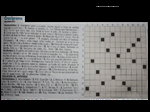
#> input picture Daniel/Parcial/CRUCIGRAMA1.png, 150 x 112 px, found by its file name; its folder holds 4 pictures in this run
$ jupyter execute parcial_4.ipynb   (shell and % lines are left out)
#> lines starting #> are read from the running program, lines starting #| are printed output that depends on the picture
[cell 1]
import os
import cv2
import librosa
import pandas as pd
import matplotlib.pyplot as plt

carpeta = r"C:\Users\danie\Downloads\Parcial" #Esta es la ruta de la carpeta de mi computador profe

datos = []

for archivo in os.listdir(carpeta):
    ruta = os.path.join(carpeta, archivo)

    if archivo.lower().endswith(('.jpg', '.jpeg', '.png')):
        img = cv2.imread(ruta)
#> img is the input picture: shape (112, 150, 3); mean B, G, R 101.7, 102.4, 103.3
        if img is not None:
            alto, ancho, _ = img.shape
#> alto = 112; ancho = 150
            color_promedio = img.mean(axis=(0, 1))
#> color_promedio = [101.7, 102.4, 103.3]
            datos.append({
                "archivo": archivo,
                "tipo": "imagen",
                "ancho": ancho,
                "alto": alto,
                "color_B": color_promedio[0],
                "color_G": color_promedio[1],
                "color_R": color_promedio[2]
            })

    elif archivo.lower().endswith(('.wav', '.mp3')):
        try:
            y, sr = librosa.load(ruta, sr=None)
            duracion = librosa.get_duration(y=y, sr=sr)
            datos.append({
                "archivo": archivo,
                "tipo": "audio",
                "duracion": duracion,
                "sample_rate": sr
            })
        except Exception as e:
            print(f"Error con audio {archivo}: {e}")

df = pd.DataFrame(datos)
df.to_csv("resultados.csv", index=False)
print("CSV generado: resultados.csv")

if not df[df["tipo"] == "audio"].empty:
    df[df["tipo"] == "audio"]["duracion"].plot(kind="hist", bins=10, title="Duraciones de Audio")
    plt.xlabel("Segundos")
    plt.show()

if not df[df["tipo"] == "imagen"].empty:
    img = df[df["tipo"] == "imagen"]
    plt.scatter(img["ancho"], img["alto"])
    plt.title("Resolución de Imágenes")
    plt.xlabel("Ancho")
    plt.ylabel("Alto")
    plt.show()
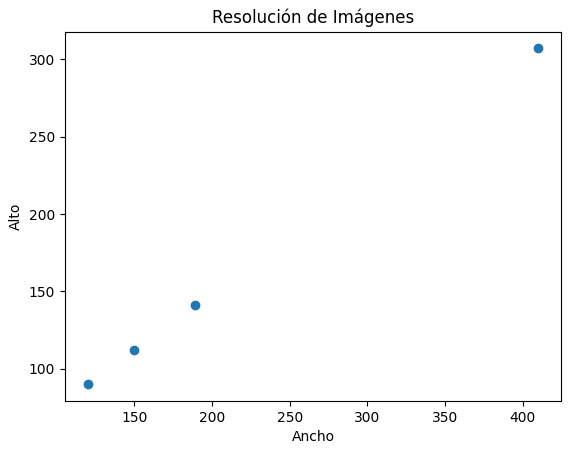
#> figure drawn by matplotlib, 1 panel
